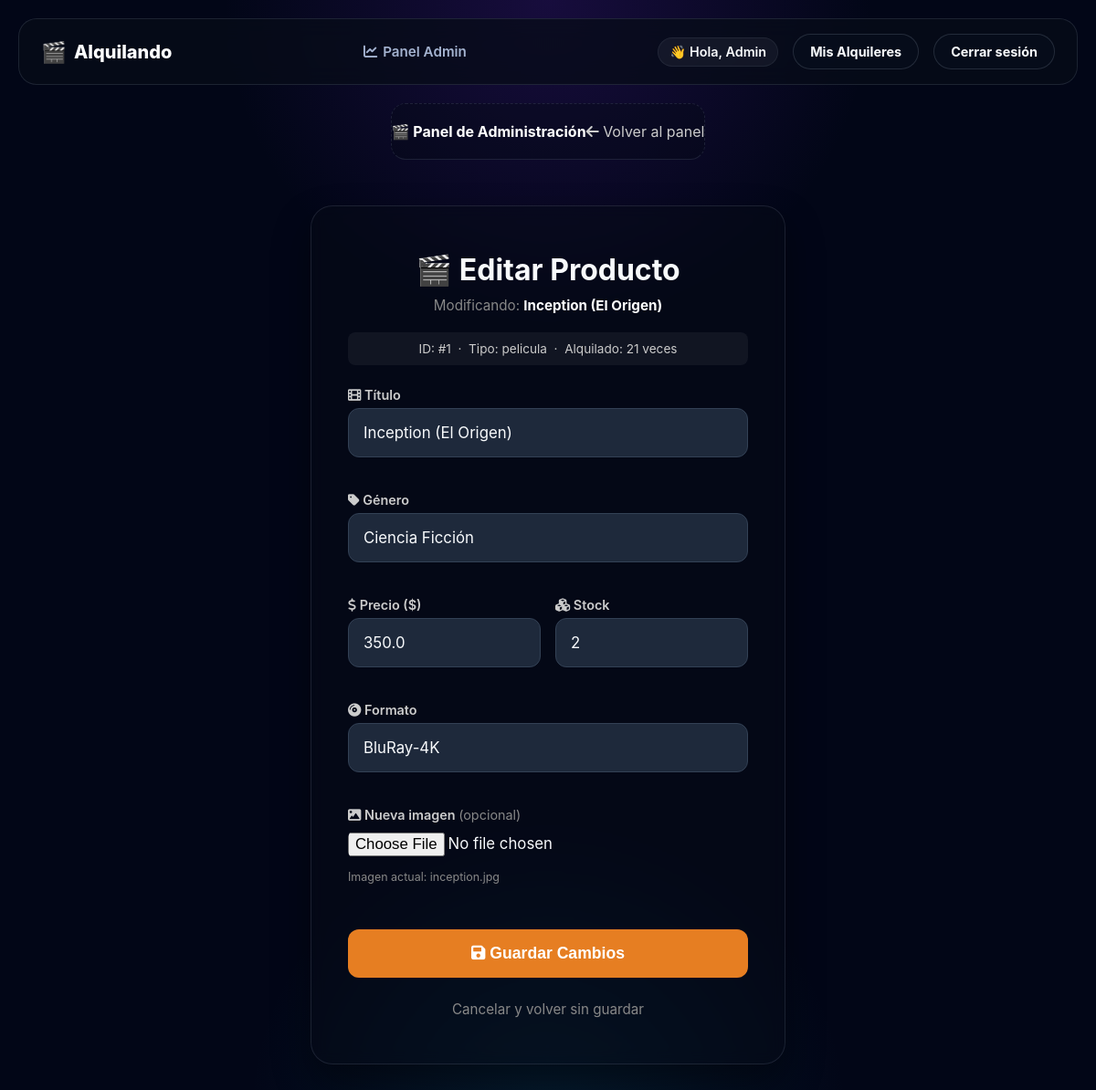
The page /admin/producto/editar/1 (signed in) on the database as committed earlier.
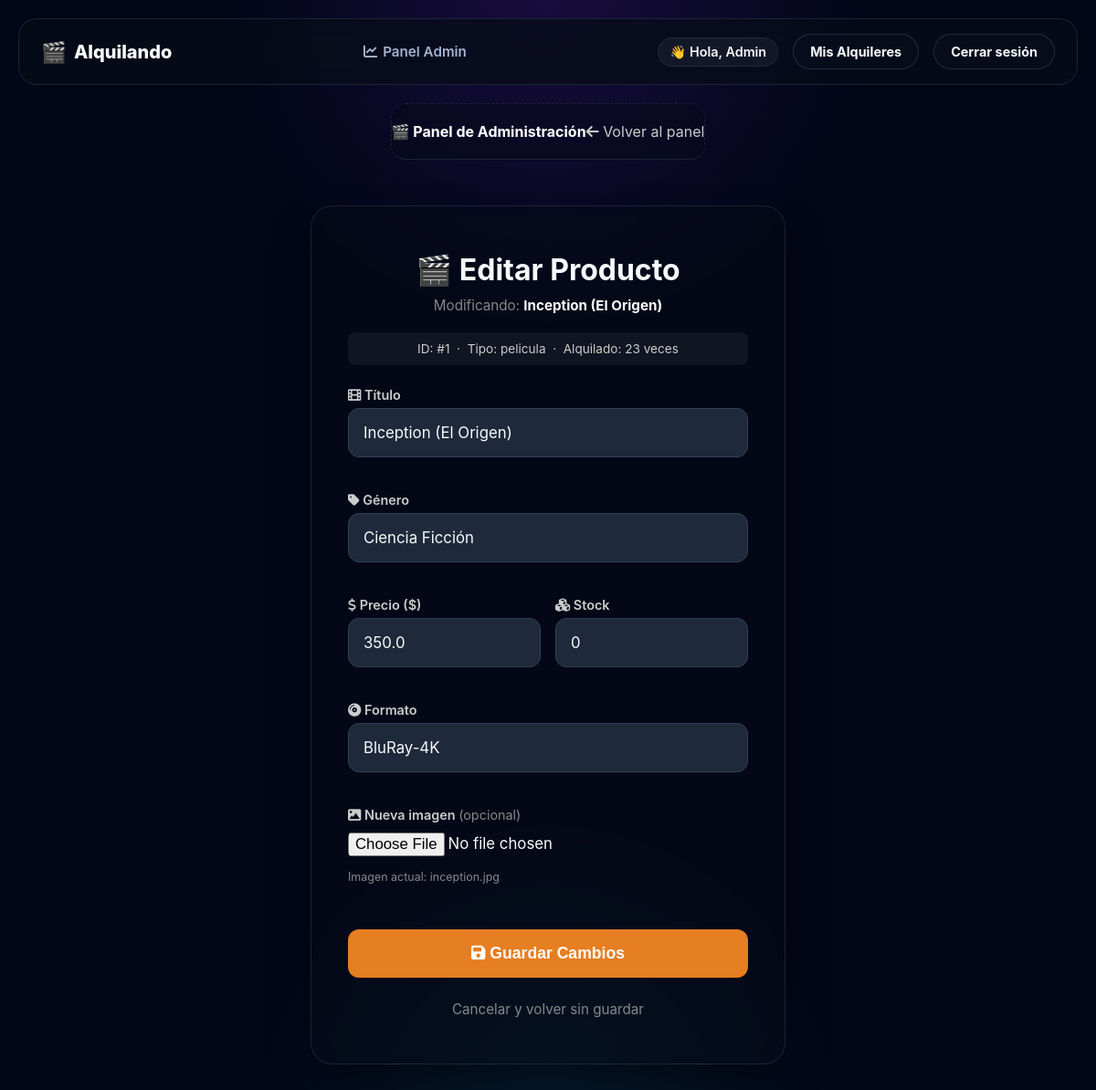
The same page on the database as committed later.
### app.py (models this page shows, shortened)
class ProductoAlquiler(db.Model):
    __tablename__ = 'productos_alquiler'
    id = db.Column(db.Integer, primary_key=True)
    titulo = db.Column(db.String(100), nullable=False)
    genero = db.Column(db.String(50), nullable=True)
    alquilado = db.Column(db.Boolean, default=False)
    precio_alquiler = db.Column(db.Float, nullable=False)
    stock = db.Column(db.Integer, default=1)
    imagen = db.Column(db.String(100), default='default.jpg')
    contador_alquileres = db.Column(db.Integer, default=0)
    tipo_producto = db.Column(db.String(50))
    alquileres_activos = db.relationship('Alquiler', backref='producto', lazy=True, cascade='all, delete-orphan')
    __mapper_args__ = {
        'polymorphic_on': tipo_producto,
        'polymorphic_identity': 'producto_generico'
    }

class Juego(ProductoAlquiler):
    plataforma = db.Column(db.String(50), nullable=True)
    __mapper_args__ = {'polymorphic_identity': 'juego'}

### app.py (the view, shortened to what this page needs)
@app.route('/admin/producto/editar/<int:prod_id>', methods=['GET', 'POST'])
@requiere_nivel(5)
def administrar_editar_producto(prod_id):
    producto = GestorInventario.buscar_producto_por_id(prod_id)
    if not producto:
        flash("Producto no encontrado.", "danger")
        return redirect(url_for('dashboard'))
    return render_template('editar_producto.html', producto=producto)

### app.py (called while the page is built)
def requiere_nivel(nivel_minimo):
    def decorator(f):
        @wraps(f)
        def decorated_function(*args, **kwargs):
            rol_usuario = session.get('usuario_rol', 'cliente')
            nivel_usuario = NIVELES_ACCESO.get(rol_usuario, 1)
            if nivel_usuario < nivel_minimo:
                flash("No tenés permisos suficientes para entrar acá.", "danger")
                return redirect(url_for('inicio'))
            return f(*args, **kwargs)
        return decorated_function
    return decorator

    @staticmethod
    def buscar_producto_por_id(id_prod):
        return ProductoAlquiler.query.get(id_prod)

### templates/editar_producto.html (shortened to what the changed rows need)
{% extends 'base.html' %}
{% block content %}
<main style="display: flex; justify-content: center; align-items: center; padding: 0 20px 40px 20px;">
    <div class="auth-container">
        <h2 class="subtitulo-seccion" style="margin-top: 0; margin-bottom: 10px; font-size: 2rem; text-align: center;">
            {% if producto.tipo_producto == 'pelicula' %}🎬{% else %}🎮{% endif %}
            Editar Producto
        </h2>
        <p class="subtitulo" style="color: #888; text-align: center; margin-bottom: 20px; font-size: 0.95rem;">
            Modificando: <strong style="color:#fff;">{{ producto.titulo }}</strong>
        </p>
        <div class="info-badge" style="background: rgba(255,255,255,0.05); padding: 10px; border-radius: 8px; text-align: center; font-size: 0.85rem; color: #ccc; margin-bottom: 24px;">
            <span>ID:</span> #{{ producto.id }} &nbsp;·&nbsp;
            <span>Tipo:</span> {{ producto.tipo_producto }} &nbsp;·&nbsp;
            <span>Alquilado:</span> {{ producto.contador_alquileres }} veces
        </div>
        <form action="{{ url_for('administrar_editar_producto', prod_id=producto.id) }}" method="POST" enctype="multipart/form-data" class="form-simple" style="display: flex; flex-direction: column; gap: 20px;">
            <div class="campo" style="display: flex; flex-direction: column; gap: 6px;">
                <label style="color: #ccc; font-size: 0.9rem; font-weight: 600;"><i class="fas fa-film"></i> Título</label>
                <input type="text" name="titulo" value="{{ producto.titulo }}" required>
            </div>
            <div class="campo" style="display: flex; flex-direction: column; gap: 6px;">
                <label style="color: #ccc; font-size: 0.9rem; font-weight: 600;"><i class="fas fa-tag"></i> Género</label>
                <input type="text" name="genero" value="{{ producto.genero or '' }}">
            </div>
            <div class="fila-doble" style="display: flex; gap: 16px;">
                <div class="campo" style="flex: 1; display: flex; flex-direction: column; gap: 6px;">
                    <label style="color: #ccc; font-size: 0.9rem; font-weight: 600;"><i class="fas fa-dollar-sign"></i> Precio ($)</label>
                    <input type="number" step="0.01" name="precio" value="{{ producto.precio_alquiler }}" required>
                </div>
                <div class="campo" style="flex: 1; display: flex; flex-direction: column; gap: 6px;">
                    <label style="color: #ccc; font-size: 0.9rem; font-weight: 600;"><i class="fas fa-cubes"></i> Stock</label>
                    <input type="number" name="stock" value="{{ producto.stock }}" min="0">
                </div>
            </div>
            <div class="campo" style="display: flex; flex-direction: column; gap: 6px;">
                <label style="color: #ccc; font-size: 0.9rem; font-weight: 600;">
                    {% if producto.tipo_producto == 'pelicula' %}
                        <i class="fas fa-compact-disc"></i> Formato
                    {% else %}
                        <i class="fas fa-gamepad"></i> Plataforma
                    {% endif %}
                </label>
                <input type="text" name="especifico"
                    value="{% if producto.tipo_producto == 'pelicula' %}{{ producto.formato or '' }}{% else %}{{ producto.plataforma or '' }}{% endif %}"
                    placeholder="{% if producto.tipo_producto == 'pelicula' %}Ej: BluRay-4K, DVD{% else %}Ej: PS5, Nintendo Switch{% endif %}">
            </div>
            <div class="campo" style="display: flex; flex-direction: column; gap: 6px;">
                <label style="color: #ccc; font-size: 0.9rem; font-weight: 600;"><i class="fas fa-image"></i> Nueva imagen
                    <span class="texto-gris" style="font-weight: normal; color: #888;">(opcional)</span>
                </label>
                <input type="file" name="imagen" accept="image/*" class="texto-claro" style="background: transparent; border: none; padding: 5px 0;">
                <p class="texto-gris" style="font-size: 0.78rem; margin-top: 4px; color: #888;">Imagen actual: {{ producto.imagen }}</p>
            </div>
            <button type="submit" class="auth-btn" style="background: #e67e22;">
            </button>
        </form>
        <div style="text-align: center; margin-top: 24px;">
            <a href="{{ url_for('dashboard') }}" class="btn-cancelar" style="color: #888; text-decoration: none; font-size: 0.95rem;">Cancelar y volver sin guardar</a>
        </div>
    </div>
</main>
{% endblock %}

Rows that differ between the two databases and show on the page:
changed Juego "Inception (El Origen)": contador_alquileres "21" → "23"; stock "2" → "0"
